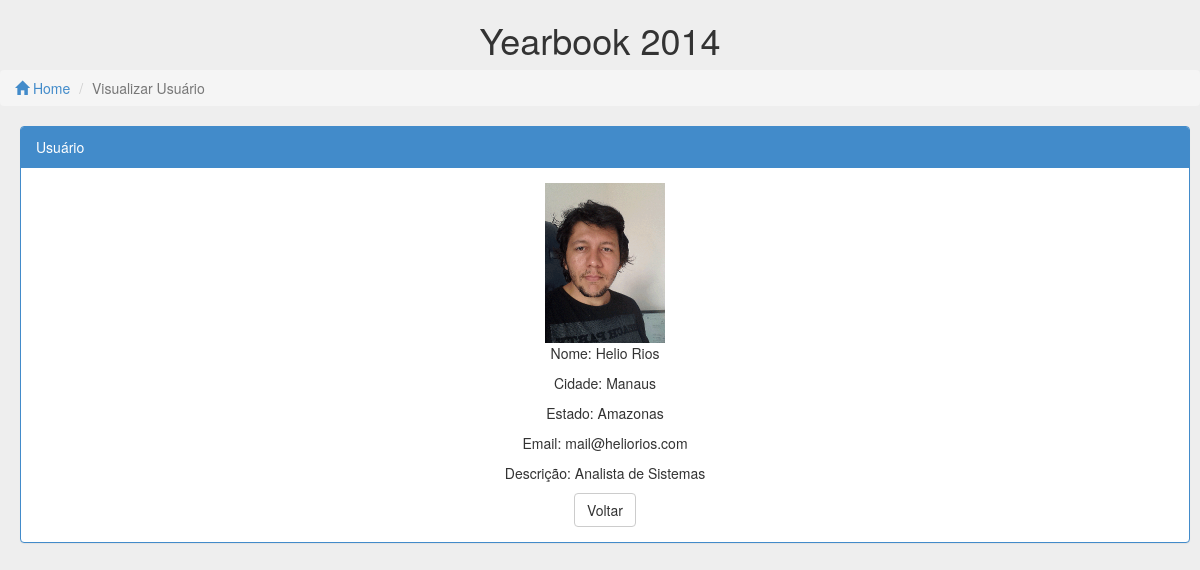
Screenshot of /html/usuarioVisualizar.php?login=hriox (signed in) with the database file from the repository.
### tables this page shows
CREATE TABLE IF NOT EXISTS `participantes` (
  `login` varchar(20) NOT NULL,
  `senha` varchar(50) NOT NULL,
  `nomeCompleto` varchar(50) NOT NULL,
  `arquivoFoto` varchar(50) NOT NULL,
  `cidade` int(11) NOT NULL,
  `email` varchar(50) NOT NULL,
  `descricao` varchar(5000) NOT NULL,
  `tipo` int(11) NOT NULL DEFAULT '0',
  PRIMARY KEY (`login`)
);

CREATE TABLE IF NOT EXISTS `cidades` (
  `idCidade` int(11) NOT NULL AUTO_INCREMENT,
  `idEstado` int(11) NOT NULL,
  `nomeCidade` varchar(70) NOT NULL,
  PRIMARY KEY (`idCidade`)
);

CREATE TABLE IF NOT EXISTS `estados` (
  `idEstado` int(11) NOT NULL AUTO_INCREMENT,
  `sigaEstado` char(2) NOT NULL,
  `nomeEstado` varchar(50) NOT NULL,
  PRIMARY KEY (`idEstado`),
  UNIQUE KEY `sigaEstado` (`sigaEstado`)
);

### html/usuarioVisualizar.php (the view, shortened to what this page needs)
<!DOCTYPE html>
<html lang="pt">
<head>
    <link rel="stylesheet" type="text/css" href="../css/membros.css">
    <link href="../css/bootstrap.min.css" rel="stylesheet">
</head>
    <body>
        <div id="header" class="row">
            <center><h1>Yearbook 2014</h1></center>
        </div>
        <div id=nav>
            <ol class="breadcrumb">
                <li><a href="javascript:history.back(-1);"><span class="glyphicon glyphicon-home"></span>   Home</a> <span class="divider"></span></li>
                <li class="active">Visualizar Usuário</li>
            </ol>
        </div>
        <div class="grid-form myItem">
        <div class="panel panel-primary myPanel">
        <div class="panel-heading">Usuário</div>
        <div class="panel-body">
        <center>
            <?php
    if (!empty($_GET)) {
        $login = $_GET['login'];
        $pdo = Database::connect();
        $sql = 'SELECT * FROM participantes';
        foreach ($pdo->query($sql) as $row) {
            if($row['login'] == $login) {
                ?>
                <div class="row">
                    <div class="col-md-12">
                        <img src="../img/<?= $row['arquivoFoto'] ?>" alt="<?= $row['nomeCompleto']?>" class="imagemGrande"/>
                    </div>
                </div>
                <div class="row">
                    <div class="col-md-12">
                        <p>Nome: <?= $row['nomeCompleto'] ?></p>
                    </div>
                </div>
                <?php
                    $sql2 = 'SELECT * FROM cidades';
                    foreach ($pdo->query($sql2) as $cidade) {
                    if ($row['cidade'] == $cidade['idCidade']) {
                        ?>
                        <div class="row">
                            <div class="col-md-12">
                                <p>Cidade: <?= $cidade['nomeCidade'] ?></p>
                            </div>
                        </div>
                        <?php
                        $sql3 = 'SELECT * FROM estados';
                        foreach ($pdo->query($sql3) as $estado) {
                            if ($cidade['idEstado'] == $estado['idEstado']) {
                            ?>
                                <div class="row">
                                    <div class="col-md-12">
                                        <p>Estado: <?= $estado['nomeEstado'] ?></p>
                                    </div>
                                </div>
                            <?php
                                break;
                            }
                        }
                        break;
                    }
                }
                ?>
                <div class="row">
                    <div class="col-md-12">
                        <p>Email: <?=$row['email']?></p>
                        </div>
                    </div>
                <div class="row">
                    <div class="col-md-12">
                        <p>Descrição: <?= $row['descricao'] ?></p>
                        </div>
                    </div>
                <div class="row">
                    <div class="col-md-12">
                        <button class="btn btn-default" onClick="javascript:history.back(-1)">Voltar</button>
                        </div>
                    </div>
                <?php
            }
        }
    }?>
        </center>
        </div>
        </div>
        </div>
    </body>
</html>

### css/membros.css (style rules this page uses)
body { padding-bottom: 40px; background-color: #eee; }
.imagemGrande { width: 120px; height: 160px; }

### html/usuarioVisualizar.php (style rules this page uses)
body { padding-top: 0px; padding-bottom: 40px; padding-left: 0px; background-color: #eee; }
.myItem { padding-left: 10px; }
.myPanel { margin: 10px; }

### rows the page displays
participantes: arquivoFoto (picture), nomeCompleto "Helio Rios", email "mail@heliorios.com", descricao "Analista de Sistemas"
cidades: nomeCidade "Manaus"
estados: nomeEstado "Amazonas"
